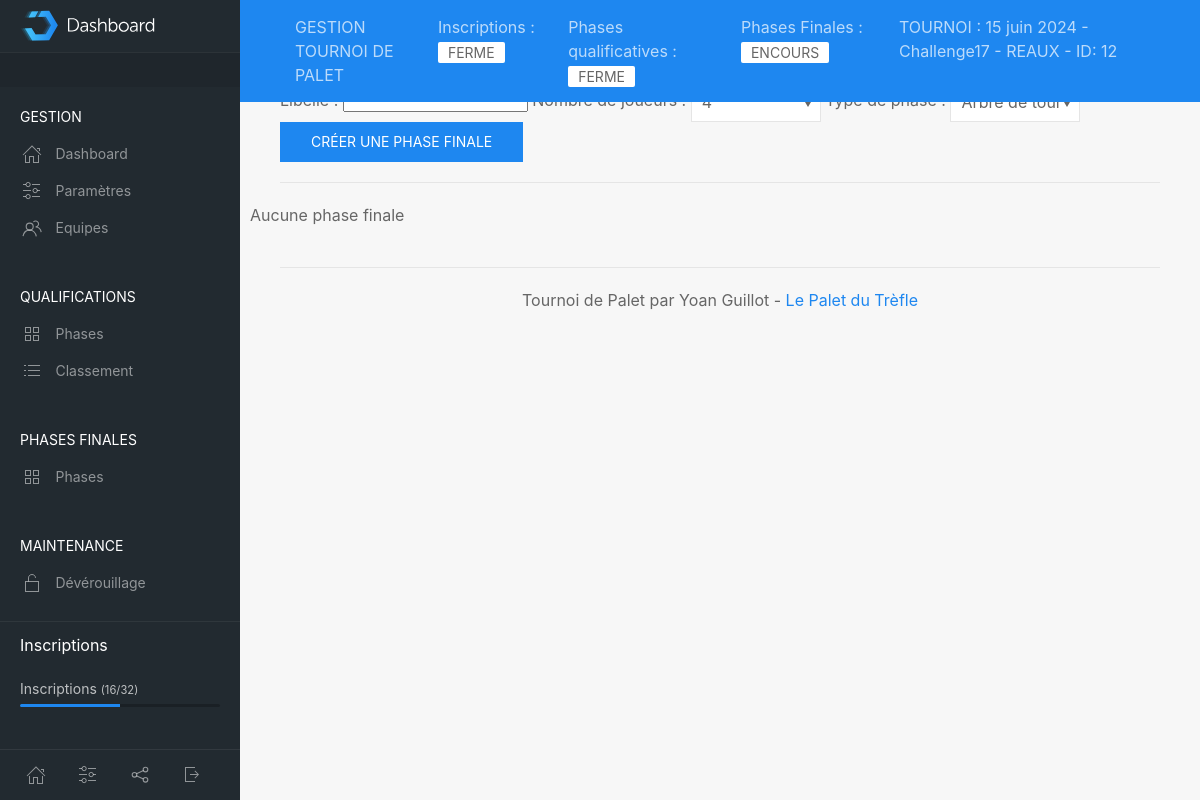
/index.php?idtournoi=12&page=phasesfinales, run on an earlier commit of the app's database.
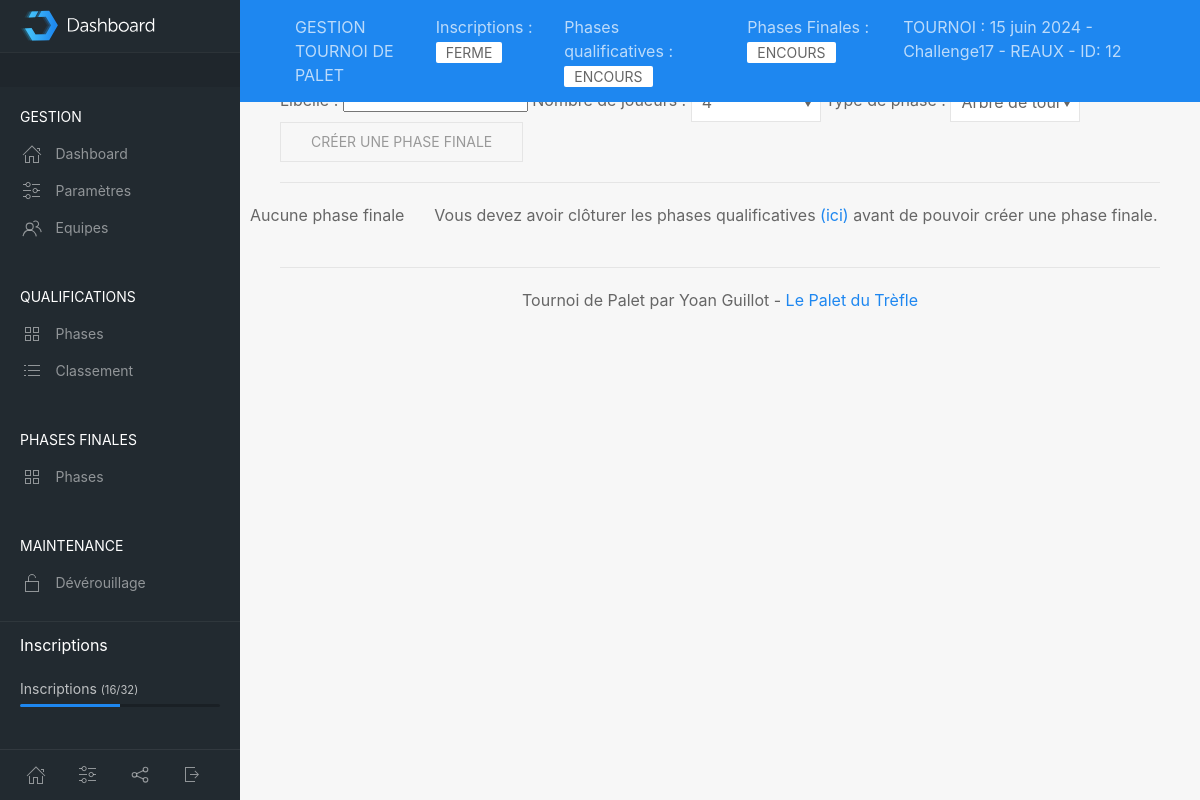
And on a later commit of the database.
### tables this page shows
CREATE TABLE tournois (id_tournoi INTEGER PRIMARY KEY ASC AUTOINCREMENT UNIQUE NOT NULL, nom_tournoi TEXT (200) NOT NULL, datecreation_tournoi DATE NOT NULL DEFAULT (STRFTIME('%d/%m/%Y, %H:%M', DATETIME('now', 'localtime'))), max_equipes INTEGER NOT NULL DEFAULT (0), type_phasesfinales TEXT NOT NULL DEFAULT aleatoire, pts_qualifs INTEGER DEFAULT (13) NOT NULL, pts_phasesfinales INTEGER NOT NULL DEFAULT (13), pts_finales NUMERIC NOT NULL DEFAULT (15), statut_inscriptions TEXT DEFAULT encours, statut_qualifs TEXT DEFAULT attente, statut_phasesfinales TEXT DEFAULT attente);

### includes/fonctions.inc.php (called while the page is built, shortened)
<?php
function infosTournoi($idTournoi)
{
	global $db;
	$resultats = $db->query('SELECT * FROM tournois WHERE id_tournoi == '. $idTournoi .'');
	while ($row = $resultats->fetchArray(1)) {
		$infosTournoi = $row;
	}
	return $infosTournoi;
}
function infosPhaseFinale($idTournoi)
{
	global $db;
	$resultats = $db->query('SELECT * FROM phases_finales WHERE id_tournoi == '. $idTournoi .'');
	return $infosPhaseFinale;
}
function listeEquipes($idTournoi)
{
	global $db;
	$resultats = $db->query('SELECT * FROM equipes WHERE id_tournoi == '.$idTournoi.'');
	while ($row = $resultats->fetchArray(1)) {
		$listeEquipes[] = $row;
	}
	return $listeEquipes;
}
?>

### includes/dashboard.inc.php (the view, shortened to what this page needs)
<?php
if (isset($_GET['idtournoi'])){
	$infosTournoi = infosTournoi($idTournoi);
	$listeEquipes = listeEquipes($idTournoi);
	$nbEquipes = count($listeEquipes);
}
?>
		<header id="top-head" class="uk-position-fixed">
			<div class="uk-container uk-container-expand uk-background-primary">
				<nav class="uk-navbar uk-light uk-padding-small" data-uk-navbar="mode:click; duration: 250">
					<div class="uk-navbar-left">
						<div>GESTION TOURNOI DE PALET</div>
					</div>
					<div class="uk-navbar-right">
<?php
	if ($page != "accueil"){
?>
						<ul class="uk-navbar-nav">
							<li>Inscriptions : <span class="uk-label uk-label-success"><?php echo $infosTournoi['statut_inscriptions']; ?></span></li>
							<li>Phases qualificatives : <span class="uk-label uk-label-danger"><?php echo $infosTournoi['statut_qualifs']; ?></span></li>
							<li>Phases Finales : <span class="uk-label uk-label-danger"><?php echo $infosTournoi['statut_phasesfinales']; ?></span></li>
							<li>TOURNOI : <?php echo $infosTournoi['nom_tournoi']; ?> - ID: <?php echo $idTournoi; ?> </li>
						</ul>
<?php } ?>
					</div>
				</nav>
			</div>
		</header>
		<aside id="left-col" class="uk-light uk-visible@m">
			<div class="left-logo uk-flex uk-flex-middle">
				<img class="custom-logo" src="img/dashboard-logo.svg" alt="">
			</div>
			<div class="left-content-box  content-box-dark">
			</div>
<?php
	if ($page != "accueil"){
?>
			<div class="left-nav-wrap">
				<ul class="uk-nav uk-nav-default uk-nav-parent-icon" data-uk-nav>
					<li class="uk-nav-header">GESTION</li>
					<li><a href="index.php?idtournoi=<?php echo $idTournoi; ?>&page=gestion"><span data-uk-icon="icon: home" class="uk-margin-small-right"></span>Dashboard</a></li>
					<li><a href="index.php?idtournoi=<?php echo $idTournoi; ?>&page=parametres"><span data-uk-icon="icon: settings" class="uk-margin-small-right"></span>Paramètres</a></li>
					<li><a href="index.php?idtournoi=<?php echo $idTournoi; ?>&page=equipes"><span data-uk-icon="icon: users" class="uk-margin-small-right"></span>Equipes</a></li>
					<li class="uk-nav-header">QUALIFICATIONS</li>
					<li><a href="index.php?idtournoi=<?php echo $idTournoi; ?>&page=qualifs"><span data-uk-icon="icon: thumbnails" class="uk-margin-small-right"></span>Phases</a></li>
					<li><a href="index.php?idtournoi=<?php echo $idTournoi; ?>&page=classementqualifs""><span data-uk-icon="icon: list" class="uk-margin-small-right"></span>Classement</a></li>
					<li class="uk-nav-header">PHASES FINALES</li>
					<li><a href="index.php?idtournoi=<?php echo $idTournoi; ?>&page=phasesfinales"><span data-uk-icon="icon: thumbnails" class="uk-margin-small-right"></span>Phases</a></li>
					<li class="uk-nav-header">MAINTENANCE</li>
					<li><a href="index.php?idtournoi=<?php echo $idTournoi; ?>&page=maintenance"><span data-uk-icon="icon: unlock" class="uk-margin-small-right"></span>Dévérouillage</a></li>
				</ul>
				<div class="left-content-box uk-margin-top">
						<h5>Inscriptions</h5>
						<div>
							<span class="uk-text-small">Inscriptions <small>(<?php echo $nbEquipes ."/". $infosTournoi['max_equipes']; ?>)</small></span>
							<progress class="uk-progress" value="<?php echo $nbEquipes; ?>" max="<?php echo $infosTournoi['max_equipes']; ?>"></progress>
						</div>
				</div>
			</div>
			<div class="bar-bottom">
				<ul class="uk-subnav uk-flex uk-flex-center uk-child-width-1-5" data-uk-grid>
					<li>
						<a href="#" class="uk-icon-link" data-uk-icon="icon: home" title="Home" data-uk-tooltip></a>
					</li>
					<li>
						<a href="#" class="uk-icon-link" data-uk-icon="icon: settings" title="Settings" data-uk-tooltip></a>
					</li>
					<li>
						<a href="#" class="uk-icon-link" data-uk-icon="icon: social"  title="Social" data-uk-tooltip></a>
					</li>
					<li>
						<a href="#" class="uk-icon-link" data-uk-tooltip="Sign out" data-uk-icon="icon: sign-out"></a>
					</li>
				</ul>
			</div>
<?php
	}
?>
		</aside>
		<div id="content" data-uk-height-viewport="expand: true">
			<div class="uk-container uk-container-expand">
<?php
	include "includes/$page.inc.php";
?>
				<footer class="uk-section uk-section-small uk-text-center">
					<hr>
					<p class="uk-text-center">Tournoi de Palet par Yoan Guillot - <a href="https://www.lepaletdutrefle.fr">Le Palet du Trèfle</a>
					</p>
									</footer>
			</div>
		</div>

### index.php (shortened to what this page needs)
<?php
$db = new SQLite3('includes/conf/tournois.db');
include 'includes/fonctions.inc.php';
?>
<!DOCTYPE html>
<head>
    <link rel="stylesheet" href="css/uikit.min.css" />
    <link rel="stylesheet" href="css/dashboard.css" />
    <link rel="stylesheet" href="css/style.css" />
</head>
<body>
<?php
if (isset($_GET['idtournoi'])){
	$idTournoi = $_GET['idtournoi'];
	if (!empty($_GET['page'])){
		$page = $_GET['page'];
	}else{
		$page = "gestion";
	}
}else{
	$page="accueil";
}
include 'includes/actions.inc.php';
include 'includes/dashboard.inc.php';
?>
</body>
</html>

### includes/phasesfinales.inc.php (shortened to what this page needs)
<?php
$infosPhaseFinale = infosPhaseFinale($idTournoi);
if ($infosPhaseFinale == ''){
		$numPhaseFinale = 0;
		$content = "Aucune phase finale";
}else{
		$colonnePhaseFinale = array_column($infosPhaseFinale, 'num_phasefinale');
		rsort($colonnePhaseFinale, SORT_NUMERIC);
		$numPhaseFinale = $colonnePhaseFinale[0];
}
if ($infosTournoi['statut_inscriptions'] == 'ferme' && $infosTournoi['statut_qualifs'] == 'ferme'){
	$dispoBouton = "enabled";
	$messagePhasesFinales = "";
}else{
	$dispoBouton = "disabled";
	$messagePhasesFinales = "Vous devez avoir clôturer les phases qualificatives <a href=\"index.php?idtournoi=$idTournoi&page=qualifs\">(ici)</a> avant de pouvoir créer une phase finale.";
}
		echo "<div style=\"display:block;width: 100%\">
			<div style=\"display:inline-block;width:100%;text-align:left;\">
				<form method=\"POST\" action=\"index.php?idtournoi=$idTournoi&page=phasesfinales\">
				Libellé : <input type=\"text\" name=\"labelPhaseFinale\" />
				<input type=\"hidden\" name=\"creerPhaseFinale\" value=\"1\" />
				<input type=\"hidden\" name=\"numPhaseFinale\" value=\"". $numPhaseFinale+1 ."\" />
				Nombre de joueurs : <select class=\"uk-select uk-form-width-small\" name=\"nbEquipes\"><option value=\"4\">4</option><option value=\"8\">8</option><option value=\"16\">16</option><option value=\"32\">32</option></select>
				Type de phase : <select class=\"uk-select uk-form-width-small\" name=\"typePhaseFinale\"><option value=\"arbre\">Arbre de tournoi</option><option value=\"poule\">Poule</option></select>
				<button type=\"submit\" class=\"uk-button uk-button-primary\" $dispoBouton>Créer une phase finale</button>
				</form>
			</div>
		</div><hr />";
?>
<div class="uk-grid uk-grid-medium" data-uk-grid uk-sortable="handle: .sortable-icon">
<?php
if ($infosPhaseFinale == ''){
		$content = "Aucune phase finale";
}
echo $content;
?>
	<p class="uk-text-center"><?php echo $messagePhasesFinales; ?></p>
</div>

### css/dashboard.css (style rules this page uses)
#top-head { z-index: 9; top: 0; left:0; right:0; }
#left-col { position: fixed; left: 0; top:0; bottom:0; overflow-x: hidden; overflow-y: auto; background-color: #222A30; width: 240px; z-index:2; transition: height 0.3s ease-out; }
#left-col ul.uk-nav-default > li > a { padding: 8px 20px; border-left: 2px solid transparent; transition: all 0.15s ease-out; }
#left-col ul.uk-nav-default li.uk-nav-header { padding: 20px 20px 8px 20px; }
.left-content-box { padding: 0.75rem 20px; border-top: 1px solid rgba(255,255,255,0.06); margin-bottom: -1px; }
.left-nav-wrap { padding-bottom: 60px; }
.content-box-dark { background-color: rgba(0,0,0,0.09); }
.bar-bottom { border-top: 1px solid rgba(255,255,255,0.07); padding: 15px 0; background-color: #222A30; position: fixed; left: 0; right: 0; z-index: 3; bottom: 0; width: 240px; }
.left-logo { height: 52px; line-height: 52px; padding: 0 20px; }
.custom-logo { height: 32px; }
#content { margin-top: 52px; padding: 30px 0 0 0; background-color: #f7f7f7; margin-left: 0; transition: margin 0.2s cubic-bezier(.4,0,.2,1); }
@media screen and (min-width: 960px) { #content { margin-left: 240px; } }
@media screen and (min-width: 960px) { #top-head { left:240px; } }
.uk-progress { height: 3px; margin-bottom: 0.5rem; background-color: rgba(0,0,0,0.23); }
* + .uk-progress { margin-top: 0.25rem; }

What changed in the data, as far as the page shows it:
changed tournois "FERME": statut_qualifs "FERME" → "ENCOURS"
Also different on the page:
text now shown: "Vous devez avoir clôturer les phases qualificatives (ici) avant de pouvoir créer une phase finale."
